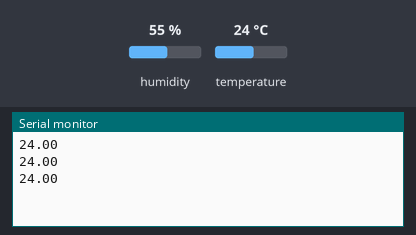
A sketch run on a simulated Arduino Uno, built with avr-gcc and run on an emulated ATmega328P. Shown: the last lines printed to the serial monitor. The inputs (shaded band) are chosen by the test bench; at power-on: temperature 24 °C, humidity 55 %.

Above: at 2.8 s.
2.9 s: temperature set to 12 °C
At 5.4 s:
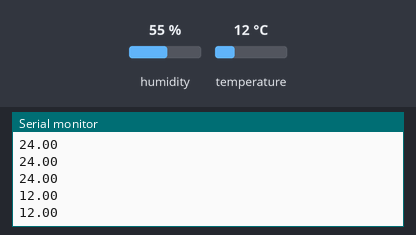
5.6 s: temperature set to 19 °C
At 7.8 s:
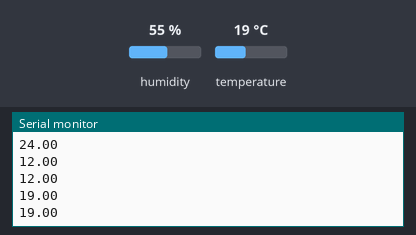
Timing chart, 0 to 9.3 s (numbered marks = the images above; inputs shaded):
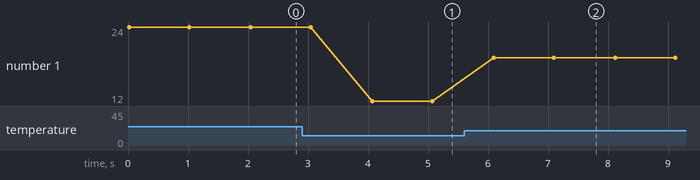

The sketch:

FireAlarm.ino
```cpp
#include <DHT.h>
#include <DHT_U.h>
#define Type DHT11
int readPin = 7;
DHT HT(readPin, Type);
int potent_trigger = 13;
float TempC;
void setup() {
  // put your setup code here, to run once:
  pinMode(readPin, INPUT);
  pinMode(potent_trigger, OUTPUT);
  Serial.begin(9600);
  HT.begin();
}

void loop() {
  // put your main code here, to run repeatedly:
  TempC = HT.readTemperature();
  Serial.println(TempC);
  delay(1000);
  if(TempC >32)
  {
    digitalWrite(potent_trigger, HIGH);
  }
  else
  {
    digitalWrite(potent_trigger, LOW);
  }


}
```

Measured:
- after the input at 2.9 s, the serial monitor: prints a new line after 1.2 s (image 1)
- after the input at 5.6 s, the serial monitor: prints a new line after 0.50 s (image 2)
- plotted number 1: 24 → 12 after the input at 2.9 s, 12 → 19 after the input at 5.6 s
